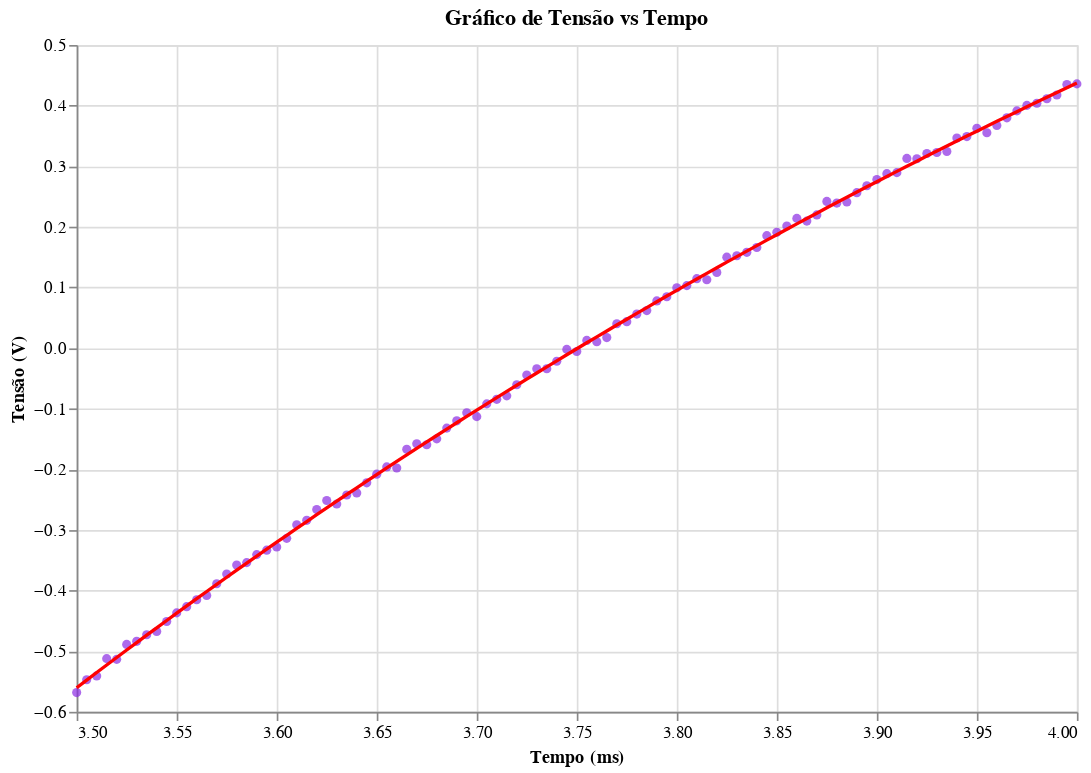

Source (notebook cell):
### Code cell
path = "RC-02.csv"

data_sb2 = aj.slicing_data(path,[3,10],ascending=True)

data_sb2_regres, b = aj.regres_exp(data_sb2)

(aj.data_x_regression(data_sb2,data_sb2_regres)).display()


tal_sb2 = 1/(b*1000)

### Figure 1 — Vega-Lite specification as saved in the notebook (floating-point values rounded to 4 significant figures)
{"config": {"view": {"continuousWidth": 300, "continuousHeight": 300}}, "layer": [{"data": {"name": "data-800e1b22ea11a018f2d572be166dad8a"}, "mark": {"type": "circle", "color": "blueviolet"}, "encoding": {"x": {"field": "Time", "scale": {"domain": [3.5, 4.0]}, "title": "Tempo (ms)", "type": "quantitative"}, "y": {"field": "U_b", "title": "Tensão (V)", "type": "quantitative"}}, "title": "Gráfico de Tensão vs Tempo"}, {"data": {"name": "data-99af468bf0baf093990fd9c5ed48beb9"}, "mark": {"type": "line", "color": "red"}, "encoding": {"x": {"field": "Time", "scale": {"domain": [3.5, 4.0]}, "title": "Tempo (ms)", "type": "quantitative"}, "y": {"field": "U_b", "title": "Tensão (V)", "type": "quantitative"}}, "title": "Gráfico de Tensão vs Tempo"}], "height": 400, "width": 600, "$schema": "https://vega.github.io/schema/vega-lite/v5.20.1.json", "datasets": {"data-800e1b22ea11a018f2d572be166dad8a": [{"Time": 3.5, "U_y": -2.541, "U_b": -0.5683}, {"Time": 3.505, "U_y": 2.414, "U_b": -0.5472}, {"Time": 3.51, "U_y": 2.417, "U_b": -0.5408}, {"Time": 3.515, "U_y": 2.421, "U_b": -0.5123}, {"Time": 3.52, "U_y": 2.421, "U_b": -0.5135}, {"Time": 3.525, "U_y": 2.405, "U_b": -0.4888}, {"Time": 3.53, "U_y": 2.415, "U_b": -0.4837}, {"Time": 3.535, "U_y": 2.402, "U_b": -0.4728}, {"Time": 3.54, "U_y": 2.409, "U_b": -0.4676}, {"Time": 3.545, "U_y": 2.409, "U_b": -0.4511}, {"Time": 3.55, "U_y": 2.397, "U_b": -0.4368}, {"Time": 3.555, "U_y": 2.408, "U_b": -0.4265}, {"Time": 3.56, "U_y": 2.418, "U_b": -0.4151}, {"Time": 3.565, "U_y": 2.41, "U_b": -0.4081}, {"Time": 3.57, "U_y": 2.403, "U_b": -0.3888}, {"Time": 3.575, "U_y": 2.421, "U_b": -0.3727}, {"Time": 3.58, "U_y": 2.407, "U_b": -0.3579}, {"Time": 3.585, "U_y": 2.414, "U_b": -0.3539}, {"Time": 3.59, "U_y": 2.414, "U_b": -0.3407}, {"Time": 3.595, "U_y": 2.397, "U_b": -0.3333}, {"Time": 3.6, "U_y": 2.421, "U_b": -0.3281}, {"Time": 3.605, "U_y": 2.414, "U_b": -0.3139}, {"Time": 3.61, "U_y": 2.406, "U_b": -0.2915}, {"Time": 3.615, "U_y": 2.406, "U_b": -0.2841}, {"Time": 3.62, "U_y": 2.411, "U_b": -0.2664}, {"Time": 3.625, "U_y": 2.402, "U_b": -0.2515}, {"Time": 3.63, "U_y": 2.41, "U_b": -0.2572}, {"Time": 3.635, "U_y": 2.418, "U_b": -0.2424}, {"Time": 3.64, "U_y": 2.414, "U_b": -0.2389}, {"Time": 3.645, "U_y": 2.416, "U_b": -0.2223}, {"Time": 3.65, "U_y": 2.413, "U_b": -0.208}, {"Time": 3.655, "U_y": 2.419, "U_b": -0.196}, {"Time": 3.66, "U_y": 2.405, "U_b": -0.1977}, {"Time": 3.665, "U_y": 2.43, "U_b": -0.1668}, {"Time": 3.67, "U_y": 2.423, "U_b": -0.1577}, {"Time": 3.675, "U_y": 2.41, "U_b": -0.1595}, {"Time": 3.68, "U_y": 2.414, "U_b": -0.1497}, {"Time": 3.685, "U_y": 2.398, "U_b": -0.132}, {"Time": 3.69, "U_y": 2.416, "U_b": -0.12}, {"Time": 3.695, "U_y": 2.411, "U_b": -0.1068}, {"Time": 3.7, "U_y": 2.421, "U_b": -0.1131}, {"Time": 3.705, "U_y": 2.41, "U_b": -0.092}, {"Time": 3.71, "U_y": 2.407, "U_b": -0.08453}, {"Time": 3.715, "U_y": 2.406, "U_b": -0.0788}, {"Time": 3.72, "U_y": 2.407, "U_b": -0.06053}, {"Time": 3.725, "U_y": 2.417, "U_b": -0.04453}, {"Time": 3.73, "U_y": 2.405, "U_b": -0.03413}, {"Time": 3.735, "U_y": 2.415, "U_b": -0.03413}, {"Time": 3.74, "U_y": 2.407, "U_b": -0.0216}, {"Time": 3.745, "U_y": 2.418, "U_b": -0.002133}, {"Time": 3.75, "U_y": 2.423, "U_b": -0.0056}, {"Time": 3.755, "U_y": 2.421, "U_b": 0.01267}, {"Time": 3.76, "U_y": 2.395, "U_b": 0.0104}, {"Time": 3.765, "U_y": 2.411, "U_b": 0.01733}, {"Time": 3.77, "U_y": 2.413, "U_b": 0.04013}, {"Time": 3.775, "U_y": 2.412, "U_b": 0.0436}, {"Time": 3.78, "U_y": 2.416, "U_b": 0.05613}, {"Time": 3.785, "U_y": 2.412, "U_b": 0.06187}, {"Time": 3.79, "U_y": 2.409, "U_b": 0.07787}, {"Time": 3.795, "U_y": 2.421, "U_b": 0.0848}, {"Time": 3.8, "U_y": 2.414, "U_b": 0.0996}, {"Time": 3.805, "U_y": 2.42, "U_b": 0.1031}, {"Time": 3.81, "U_y": 2.402, "U_b": 0.1145}, {"Time": 3.815, "U_y": 2.402, "U_b": 0.1128}, {"Time": 3.82, "U_y": 2.411, "U_b": 0.1248}, {"Time": 3.825, "U_y": 2.403, "U_b": 0.15}, {"Time": 3.83, "U_y": 2.408, "U_b": 0.1523}, {"Time": 3.835, "U_y": 2.407, "U_b": 0.158}, {"Time": 3.84, "U_y": 2.409, "U_b": 0.166}, {"Time": 3.845, "U_y": 2.423, "U_b": 0.1855}, {"Time": 3.85, "U_y": 2.421, "U_b": 0.1912}, {"Time": 3.855, "U_y": 2.413, "U_b": 0.2015}, {"Time": 3.86, "U_y": 2.416, "U_b": 0.214}, {"Time": 3.865, "U_y": 2.418, "U_b": 0.2095}, {"Time": 3.87, "U_y": 2.413, "U_b": 0.2197}, {"Time": 3.875, "U_y": 2.415, "U_b": 0.242}, {"Time": 3.88, "U_y": 2.418, "U_b": 0.2392}, {"Time": 3.885, "U_y": 2.409, "U_b": 0.2409}, {"Time": 3.89, "U_y": 2.392, "U_b": 0.2564}, {"Time": 3.895, "U_y": 2.413, "U_b": 0.2677}, {"Time": 3.9, "U_y": 2.402, "U_b": 0.278}, {"Time": 3.905, "U_y": 2.415, "U_b": 0.2877}, {"Time": 3.91, "U_y": 2.424, "U_b": 0.2895}, {"Time": 3.915, "U_y": 2.432, "U_b": 0.3129}, {"Time": 3.92, "U_y": 2.409, "U_b": 0.3124}, {"Time": 3.925, "U_y": 2.417, "U_b": 0.3209}, {"Time": 3.93, "U_y": 2.422, "U_b": 0.3227}, {"Time": 3.935, "U_y": 2.408, "U_b": 0.3244}, {"Time": 3.94, "U_y": 2.407, "U_b": 0.3467}, {"Time": 3.945, "U_y": 2.402, "U_b": 0.3489}, {"Time": 3.95, "U_y": 2.405, "U_b": 0.3627}, {"Time": 3.955, "U_y": 2.41, "U_b": 0.3553}, {"Time": 3.96, "U_y": 2.418, "U_b": 0.3673}, {"Time": 3.965, "U_y": 2.409, "U_b": 0.3799}, {"Time": 3.97, "U_y": 2.414, "U_b": 0.3913}, {"Time": 3.975, "U_y": 2.417, "U_b": 0.4004}, {"Time": 3.98, "U_y": 2.409, "U_b": 0.4039}, {"Time": 3.985, "U_y": 2.411, "U_b": 0.4113}, {"Time": 3.99, "U_y": 2.409, "U_b": 0.4176}, {"Time": 3.995, "U_y": 2.411, "U_b": 0.4348}, {"Time": 4.0, "U_y": 2.402, "U_b": 0.4359}], "data-99af468bf0baf093990fd9c5ed48beb9": [{"Time": 3.5, "U_b": -0.5603}, {"Time": 3.505, "U_b": -0.5477}, {"Time": 3.51, "U_b": -0.5352}, {"Time": 3.515, "U_b": -0.5228}, {"Time": 3.52, "U_b": -0.5104}, {"Time": 3.525, "U_b": -0.4981}, {"Time": 3.53, "U_b": -0.4858}, {"Time": 3.535, "U_b": -0.4736}, {"Time": 3.54, "U_b": -0.4614}, {"Time": 3.545, "U_b": -0.4493}, {"Time": 3.55, "U_b": -0.4373}, {"Time": 3.555, "U_b": -0.4253}, {"Time": 3.56, "U_b": -0.4134}, {"Time": 3.565, "U_b": -0.4016}, {"Time": 3.57, "U_b": -0.3898}, {"Time": 3.575, "U_b": -0.378}, {"Time": 3.58, "U_b": -0.3663}, {"Time": 3.585, "U_b": -0.3547}, {"Time": 3.59, "U_b": -0.3431}, {"Time": 3.595, "U_b": -0.3316}, {"Time": 3.6, "U_b": -0.3202}, {"Time": 3.605, "U_b": -0.3088}, {"Time": 3.61, "U_b": -0.2974}, {"Time": 3.615, "U_b": -0.2861}, {"Time": 3.62, "U_b": -0.2749}, {"Time": 3.625, "U_b": -0.2637}, {"Time": 3.63, "U_b": -0.2526}, {"Time": 3.635, "U_b": -0.2415}, {"Time": 3.64, "U_b": -0.2305}, {"Time": 3.645, "U_b": -0.2195}, {"Time": 3.65, "U_b": -0.2086}, {"Time": 3.655, "U_b": -0.1977}, {"Time": 3.66, "U_b": -0.1869}, {"Time": 3.665, "U_b": -0.1762}, {"Time": 3.67, "U_b": -0.1655}, {"Time": 3.675, "U_b": -0.1548}, {"Time": 3.68, "U_b": -0.1442}, {"Time": 3.685, "U_b": -0.1337}, {"Time": 3.69, "U_b": -0.1232}, {"Time": 3.695, "U_b": -0.1127}, {"Time": 3.7, "U_b": -0.1023}, {"Time": 3.705, "U_b": -0.09198}, {"Time": 3.71, "U_b": -0.08169}, {"Time": 3.715, "U_b": -0.07144}, {"Time": 3.72, "U_b": -0.06125}, {"Time": 3.725, "U_b": -0.0511}, {"Time": 3.73, "U_b": -0.04101}, {"Time": 3.735, "U_b": -0.03096}, {"Time": 3.74, "U_b": -0.02096}, {"Time": 3.745, "U_b": -0.01101}, {"Time": 3.75, "U_b": -0.001109}, {"Time": 3.755, "U_b": 0.008744}, {"Time": 3.76, "U_b": 0.01855}, {"Time": 3.765, "U_b": 0.02831}, {"Time": 3.77, "U_b": 0.03802}, {"Time": 3.775, "U_b": 0.04768}, {"Time": 3.78, "U_b": 0.0573}, {"Time": 3.785, "U_b": 0.06687}, {"Time": 3.79, "U_b": 0.07639}, {"Time": 3.795, "U_b": 0.08586}, {"Time": 3.8, "U_b": 0.0953}, {"Time": 3.805, "U_b": 0.1047}, {"Time": 3.81, "U_b": 0.114}, {"Time": 3.815, "U_b": 0.1233}, {"Time": 3.82, "U_b": 0.1326}, {"Time": 3.825, "U_b": 0.1418}, {"Time": 3.83, "U_b": 0.1509}, {"Time": 3.835, "U_b": 0.16}, {"Time": 3.84, "U_b": 0.1691}, {"Time": 3.845, "U_b": 0.1781}, {"Time": 3.85, "U_b": 0.1871}, {"Time": 3.855, "U_b": 0.1961}, {"Time": 3.86, "U_b": 0.205}, {"Time": 3.865, "U_b": 0.2138}, {"Time": 3.87, "U_b": 0.2226}, {"Time": 3.875, "U_b": 0.2314}, {"Time": 3.88, "U_b": 0.2401}, {"Time": 3.885, "U_b": 0.2488}, {"Time": 3.89, "U_b": 0.2574}, {"Time": 3.895, "U_b": 0.266}, {"Time": 3.9, "U_b": 0.2746}, {"Time": 3.905, "U_b": 0.2831}, {"Time": 3.91, "U_b": 0.2916}, {"Time": 3.915, "U_b": 0.3}, {"Time": 3.92, "U_b": 0.3084}, {"Time": 3.925, "U_b": 0.3167}, {"Time": 3.93, "U_b": 0.325}, {"Time": 3.935, "U_b": 0.3333}, {"Time": 3.94, "U_b": 0.3415}, {"Time": 3.945, "U_b": 0.3497}, {"Time": 3.95, "U_b": 0.3579}, {"Time": 3.955, "U_b": 0.366}, {"Time": 3.96, "U_b": 0.3741}, {"Time": 3.965, "U_b": 0.3821}, {"Time": 3.97, "U_b": 0.3901}, {"Time": 3.975, "U_b": 0.398}, {"Time": 3.98, "U_b": 0.4059}, {"Time": 3.985, "U_b": 0.4138}, {"Time": 3.99, "U_b": 0.4217}, {"Time": 3.995, "U_b": 0.4295}, {"Time": 4.0, "U_b": 0.4372}]}}
